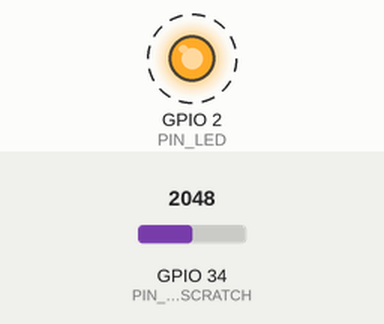
This program was run on a simulated ESP32. On the bench: output pins drawn as LEDs (lit = HIGH). Dashed ring = blinking. The test bench sets the inputs (shaded band); at power-on: GPIO 34 (PIN_ADC_SCRATCH) = 2048 (analog values on the 0–4095 scale). WiFi joins after 1.5 s; servers stay silent unless stated; what the program prints to the serial monitor is not drawn.

Above: at 2.3 s.
Timing chart, 0 to 6.4 s (numbered marks = the images above):
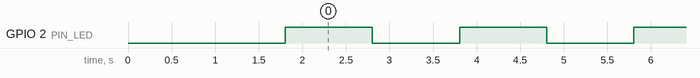

The program:

main.cpp
```cpp
/**
 * Bench test 1 of 6: the ESP32 board alone.
 *
 * Nothing is wired to it yet. This exists to separate three failure modes
 * that otherwise get diagnosed together, at the worst time - inside a rig
 * that is already glued and full of water:
 *
 *   1. Bad board / bad USB cable / bad driver   -> nothing below prints
 *   2. Bad Wi-Fi credentials or router out of range -> prints, never "WIFI OK"
 *   3. A pin is dead (rare, but cheap to rule out)   -> ADC/GPIO loop fails
 *
 * Pass: the serial monitor shows "WIFI OK" with an IP address, the onboard
 * LED blinks once a second, and the floating-pin ADC line prints a number
 * that jumps around (proving the ADC itself works - a *steady* number on a
 * floating pin is more likely a dead ADC than a quiet one).
 */
#include <Arduino.h>
#include <WiFi.h>

#ifndef WIFI_SSID
#define WIFI_SSID "CHANGE_ME"
#endif
#ifndef WIFI_PASSWORD
#define WIFI_PASSWORD "CHANGE_ME"
#endif

// Most ESP32-WROOM-32 DevKits (BOM item 1) put the onboard LED on GPIO2.
// If it does not blink, check the silkscreen on your specific board - a few
// clones wire it differently or omit it.
constexpr uint8_t PIN_LED = 2;

// Any pin not yet claimed by a sensor is fine here. GPIO34 is one of the
// four input-only ADC1 pins this project uses for real sensors later
// (config.h: PIN_LIMIT_CLOSED), so testing on it now also confirms that
// specific pin is alive before it is asked to do real work.
constexpr uint8_t PIN_ADC_SCRATCH = 34;

unsigned long last_blink = 0;
bool led_state = false;

void setup() {
  Serial.begin(115200);
  delay(300);
  Serial.println();
  Serial.println("=== AquaSync bench test 1/6: ESP32 self-test ===");

  pinMode(PIN_LED, OUTPUT);
  analogReadResolution(12);

  Serial.printf("connecting to '%s' ", WIFI_SSID);
  WiFi.begin(WIFI_SSID, WIFI_PASSWORD);
  for (int i = 0; i < 20 && WiFi.status() != WL_CONNECTED; i++) {
    delay(500);
    Serial.print(".");
  }
  Serial.println();

  if (WiFi.status() == WL_CONNECTED) {
    Serial.print("WIFI OK, IP = ");
    Serial.println(WiFi.localIP());
  } else {
    Serial.println(
        "WIFI FAILED - check WIFI_SSID/WIFI_PASSWORD above and that the "
        "router is in range. The board itself may still be fine.");
  }
}

void loop() {
  const unsigned long now = millis();
  if (now - last_blink >= 1000) {
    last_blink = now;
    led_state = !led_state;
    digitalWrite(PIN_LED, led_state);
    const uint16_t floating = analogRead(PIN_ADC_SCRATCH);
    Serial.printf("[%lus] led=%d  floating ADC(pin %d)=%u  wifi=%s\n",
                  now / 1000, led_state, PIN_ADC_SCRATCH, floating,
                  WiFi.status() == WL_CONNECTED ? "connected" : "down");
  }
}
```

Measured:
- by itself, GPIO 2 (PIN_LED): alternates HIGH for 1.0 s and LOW for 1.0 s
